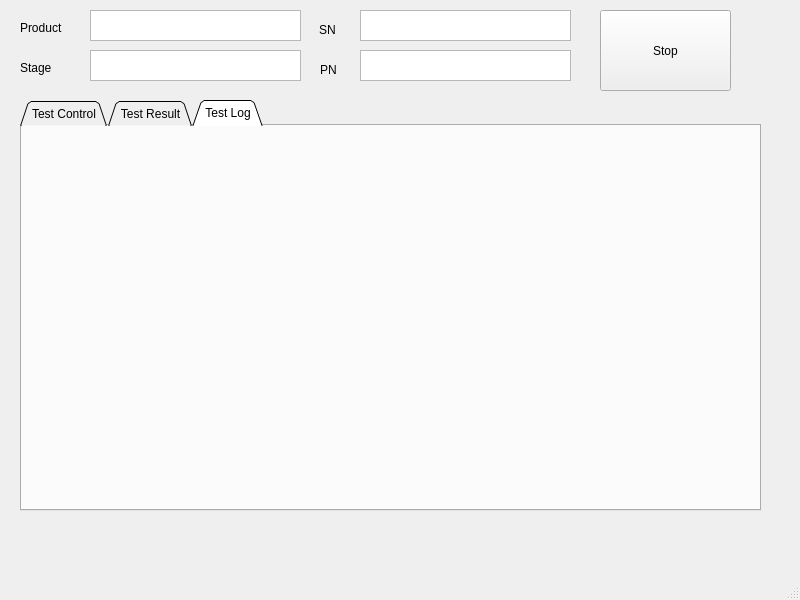
<?xml version="1.0" encoding="UTF-8"?>
<ui version="4.0">
 <class>MainWindow</class>
 <widget class="QMainWindow" name="MainWindow">
  <property name="geometry">
   <rect>
    <x>0</x>
    <y>0</y>
    <width>800</width>
    <height>600</height>
   </rect>
  </property>
  <property name="windowTitle">
   <string>MainWindow</string>
  </property>
  <widget class="QWidget" name="centralwidget">
   <widget class="QPushButton" name="pushButton">
    <property name="geometry">
     <rect>
      <x>600</x>
      <y>10</y>
      <width>131</width>
      <height>81</height>
     </rect>
    </property>
    <property name="text">
     <string>Stop</string>
    </property>
   </widget>
   <widget class="QLabel" name="label">
    <property name="geometry">
     <rect>
      <x>20</x>
      <y>20</y>
      <width>60</width>
      <height>16</height>
     </rect>
    </property>
    <property name="text">
     <string>Product</string>
    </property>
   </widget>
   <widget class="QLabel" name="label_2">
    <property name="geometry">
     <rect>
      <x>20</x>
      <y>60</y>
      <width>60</width>
      <height>16</height>
     </rect>
    </property>
    <property name="text">
     <string>Stage</string>
    </property>
   </widget>
   <widget class="QLabel" name="label_3">
    <property name="geometry">
     <rect>
      <x>319</x>
      <y>20</y>
      <width>41</width>
      <height>20</height>
     </rect>
    </property>
    <property name="text">
     <string>SN</string>
    </property>
   </widget>
   <widget class="QLabel" name="label_4">
    <property name="geometry">
     <rect>
      <x>320</x>
      <y>60</y>
      <width>31</width>
      <height>20</height>
     </rect>
    </property>
    <property name="text">
     <string>PN</string>
    </property>
   </widget>
   <widget class="QPlainTextEdit" name="plainTextEdit_2">
    <property name="geometry">
     <rect>
      <x>360</x>
      <y>10</y>
      <width>211</width>
      <height>31</height>
     </rect>
    </property>
   </widget>
   <widget class="QPlainTextEdit" name="plainTextEdit_4">
    <property name="geometry">
     <rect>
      <x>360</x>
      <y>50</y>
      <width>211</width>
      <height>31</height>
     </rect>
    </property>
   </widget>
   <widget class="QPlainTextEdit" name="plainTextEdit_5">
    <property name="geometry">
     <rect>
      <x>90</x>
      <y>10</y>
      <width>211</width>
      <height>31</height>
     </rect>
    </property>
   </widget>
   <widget class="QPlainTextEdit" name="plainTextEdit_6">
    <property name="geometry">
     <rect>
      <x>90</x>
      <y>50</y>
      <width>211</width>
      <height>31</height>
     </rect>
    </property>
   </widget>
   <widget class="QTabWidget" name="TestLogs">
    <property name="enabled">
     <bool>true</bool>
    </property>
    <property name="geometry">
     <rect>
      <x>20</x>
      <y>100</y>
      <width>741</width>
      <height>411</height>
     </rect>
    </property>
    <property name="mouseTracking">
     <bool>false</bool>
    </property>
    <property name="focusPolicy">
     <enum>Qt::NoFocus</enum>
    </property>
    <property name="layoutDirection">
     <enum>Qt::LeftToRight</enum>
    </property>
    <property name="autoFillBackground">
     <bool>false</bool>
    </property>
    <property name="tabPosition">
     <enum>QTabWidget::North</enum>
    </property>
    <property name="tabShape">
     <enum>QTabWidget::Triangular</enum>
    </property>
    <property name="currentIndex">
     <number>2</number>
    </property>
    <widget class="QWidget" name="TestControl">
     <attribute name="title">
      <string>Test Control</string>
     </attribute>
     <widget class="QLabel" name="label_5">
      <property name="geometry">
       <rect>
        <x>310</x>
        <y>60</y>
        <width>31</width>
        <height>20</height>
       </rect>
      </property>
      <property name="text">
       <string>PN</string>
      </property>
     </widget>
     <widget class="QPlainTextEdit" name="plainTextEdit_7">
      <property name="geometry">
       <rect>
        <x>80</x>
        <y>50</y>
        <width>211</width>
        <height>31</height>
       </rect>
      </property>
     </widget>
     <widget class="QLabel" name="label_6">
      <property name="geometry">
       <rect>
        <x>309</x>
        <y>20</y>
        <width>41</width>
        <height>20</height>
       </rect>
      </property>
      <property name="text">
       <string>SN</string>
      </property>
     </widget>
     <widget class="QPlainTextEdit" name="plainTextEdit_8">
      <property name="geometry">
       <rect>
        <x>350</x>
        <y>50</y>
        <width>211</width>
        <height>31</height>
       </rect>
      </property>
     </widget>
     <widget class="QPlainTextEdit" name="plainTextEdit_9">
      <property name="geometry">
       <rect>
        <x>80</x>
        <y>10</y>
        <width>211</width>
        <height>31</height>
       </rect>
      </property>
     </widget>
     <widget class="QLabel" name="label_7">
      <property name="geometry">
       <rect>
        <x>10</x>
        <y>20</y>
        <width>60</width>
        <height>16</height>
       </rect>
      </property>
      <property name="text">
       <string>Product</string>
      </property>
     </widget>
     <widget class="QLabel" name="label_8">
      <property name="geometry">
       <rect>
        <x>10</x>
        <y>60</y>
        <width>60</width>
        <height>16</height>
       </rect>
      </property>
      <property name="text">
       <string>Stage</string>
      </property>
     </widget>
     <widget class="QPlainTextEdit" name="plainTextEdit_3">
      <property name="geometry">
       <rect>
        <x>350</x>
        <y>10</y>
        <width>211</width>
        <height>31</height>
       </rect>
      </property>
     </widget>
     <widget class="QPushButton" name="pushButton_2">
      <property name="geometry">
       <rect>
        <x>580</x>
        <y>0</y>
        <width>101</width>
        <height>61</height>
       </rect>
      </property>
      <property name="text">
       <string>Load Tests</string>
      </property>
     </widget>
     <widget class="QPushButton" name="pushButton_3">
      <property name="geometry">
       <rect>
        <x>590</x>
        <y>310</y>
        <width>101</width>
        <height>61</height>
       </rect>
      </property>
      <property name="text">
       <string>Run</string>
      </property>
     </widget>
     <widget class="QListWidget" name="listWidget">
      <property name="geometry">
       <rect>
        <x>10</x>
        <y>110</y>
        <width>421</width>
        <height>241</height>
       </rect>
      </property>
     </widget>
    </widget>
    <widget class="QWidget" name="TestResult">
     <attribute name="title">
      <string>Test Result</string>
     </attribute>
     <widget class="QListWidget" name="listWidget_2">
      <property name="geometry">
       <rect>
        <x>10</x>
        <y>20</y>
        <width>271</width>
        <height>341</height>
       </rect>
      </property>
     </widget>
     <widget class="QTableWidget" name="tableWidget">
      <property name="geometry">
       <rect>
        <x>290</x>
        <y>21</y>
        <width>431</width>
        <height>341</height>
       </rect>
      </property>
     </widget>
    </widget>
    <widget class="QWidget" name="TestLog">
     <attribute name="title">
      <string>Test Log</string>
     </attribute>
    </widget>
   </widget>
  </widget>
  <widget class="QStatusBar" name="statusbar"/>
 </widget>
 <resources/>
 <connections/>
</ui>
